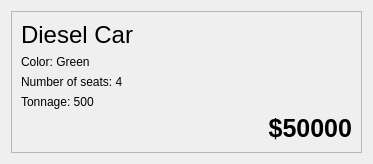
<?xml version="1.0" encoding="UTF-8"?>
<ui version="4.0">
 <class>CarCard</class>
 <widget class="QWidget" name="CarCard">
  <property name="geometry">
   <rect>
    <x>0</x>
    <y>0</y>
    <width>373</width>
    <height>164</height>
   </rect>
  </property>
  <property name="minimumSize">
   <size>
    <width>340</width>
    <height>164</height>
   </size>
  </property>
  <property name="maximumSize">
   <size>
    <width>373</width>
    <height>164</height>
   </size>
  </property>
  <property name="font">
   <font>
    <pointsize>9</pointsize>
   </font>
  </property>
  <property name="windowTitle">
   <string>Form</string>
  </property>
  <layout class="QVBoxLayout" name="verticalLayout_2">
   <item>
    <widget class="QFrame" name="frame">
     <property name="frameShape">
      <enum>QFrame::StyledPanel</enum>
     </property>
     <property name="frameShadow">
      <enum>QFrame::Plain</enum>
     </property>
     <property name="lineWidth">
      <number>2</number>
     </property>
     <property name="midLineWidth">
      <number>1</number>
     </property>
     <layout class="QVBoxLayout" name="verticalLayout_3">
      <item>
       <widget class="QLabel" name="labelCarName">
        <property name="font">
         <font>
          <pointsize>18</pointsize>
         </font>
        </property>
        <property name="text">
         <string>Diesel Car</string>
        </property>
       </widget>
      </item>
      <item>
       <widget class="QLabel" name="labelColor">
        <property name="text">
         <string>Color: Green</string>
        </property>
       </widget>
      </item>
      <item>
       <widget class="QLabel" name="labelSeatsNumber">
        <property name="text">
         <string>Number of seats: 4</string>
        </property>
       </widget>
      </item>
      <item>
       <widget class="QLabel" name="labelTonnage">
        <property name="enabled">
         <bool>true</bool>
        </property>
        <property name="text">
         <string>Tonnage: 500</string>
        </property>
       </widget>
      </item>
      <item>
       <widget class="QLabel" name="labelPrice">
        <property name="font">
         <font>
          <pointsize>19</pointsize>
          <bold>true</bold>
         </font>
        </property>
        <property name="text">
         <string>$50000</string>
        </property>
        <property name="alignment">
         <set>Qt::AlignBottom|Qt::AlignRight|Qt::AlignTrailing</set>
        </property>
       </widget>
      </item>
     </layout>
    </widget>
   </item>
  </layout>
 </widget>
 <resources/>
 <connections/>
</ui>
